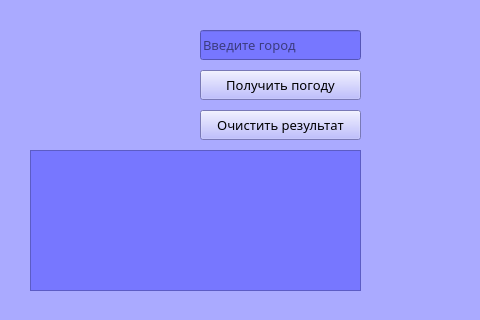
<?xml version="1.0" encoding="UTF-8"?>
<ui version="4.0">
 <class>MainWindow</class>
 <widget class="QMainWindow" name="MainWindow">
  <property name="geometry">
   <rect>
    <x>0</x>
    <y>0</y>
    <width>480</width>
    <height>320</height>
   </rect>
  </property>
  <property name="minimumSize">
   <size>
    <width>480</width>
    <height>0</height>
   </size>
  </property>
  <property name="maximumSize">
   <size>
    <width>480</width>
    <height>16777215</height>
   </size>
  </property>
  <property name="windowTitle">
   <string>Прогноз погоды v0.1</string>
  </property>
  <property name="styleSheet">
   <string notr="true">background-color: rgb(170, 170, 255);</string>
  </property>
  <widget class="QWidget" name="centralwidget">
   <widget class="QPushButton" name="pushButton">
    <property name="geometry">
     <rect>
      <x>200</x>
      <y>70</y>
      <width>161</width>
      <height>30</height>
     </rect>
    </property>
    <property name="font">
     <font>
      <family>Roboto Lt</family>
      <pointsize>10</pointsize>
      <weight>50</weight>
      <bold>false</bold>
     </font>
    </property>
    <property name="text">
     <string>Получить погоду</string>
    </property>
   </widget>
   <widget class="QLineEdit" name="lineEdit">
    <property name="geometry">
     <rect>
      <x>200</x>
      <y>30</y>
      <width>161</width>
      <height>30</height>
     </rect>
    </property>
    <property name="font">
     <font>
      <family>Roboto Lt</family>
      <pointsize>10</pointsize>
      <weight>50</weight>
      <bold>false</bold>
     </font>
    </property>
    <property name="styleSheet">
     <string notr="true">background-color: rgb(119, 119, 255);
border-top-color: rgb(0, 0, 0);</string>
    </property>
    <property name="placeholderText">
     <string>Введите город</string>
    </property>
   </widget>
   <widget class="QPlainTextEdit" name="plainTextEdit">
    <property name="geometry">
     <rect>
      <x>30</x>
      <y>150</y>
      <width>331</width>
      <height>141</height>
     </rect>
    </property>
    <property name="font">
     <font>
      <family>Roboto Lt</family>
      <pointsize>12</pointsize>
      <weight>10</weight>
      <italic>false</italic>
      <bold>false</bold>
     </font>
    </property>
    <property name="styleSheet">
     <string notr="true">background-color: rgb(119, 119, 255);

</string>
    </property>
   </widget>
   <widget class="QPushButton" name="pushButton_2">
    <property name="geometry">
     <rect>
      <x>200</x>
      <y>110</y>
      <width>161</width>
      <height>30</height>
     </rect>
    </property>
    <property name="font">
     <font>
      <family>Roboto Lt</family>
      <pointsize>10</pointsize>
      <weight>50</weight>
      <bold>false</bold>
     </font>
    </property>
    <property name="text">
     <string>Очистить результат</string>
    </property>
   </widget>
   <widget class="QLabel" name="label">
    <property name="geometry">
     <rect>
      <x>20</x>
      <y>20</y>
      <width>151</width>
      <height>111</height>
     </rect>
    </property>
    <property name="styleSheet">
     <string notr="true">image: url(:/newPrefix/ball1.png);</string>
    </property>
    <property name="text">
     <string/>
    </property>
   </widget>
  </widget>
 </widget>
 <resources>
  <include location="rc.qrc"/>
 </resources>
 <connections/>
</ui>
